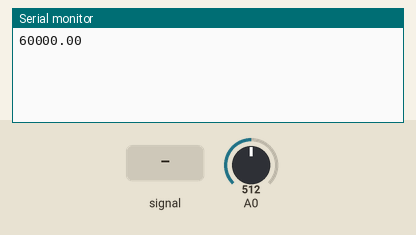
Bench run of a sketch on a simulated Arduino Uno, built with avr-gcc and run on an emulated ATmega328P. Parts: the last lines printed to the serial monitor. The test bench sets the inputs (shaded band); at power-on: A0 = 512.

Above: at 1.2 s.
1.3 s: A0 fed a 200 Hz sine of ±81 counts around its level
At 2.5 s:
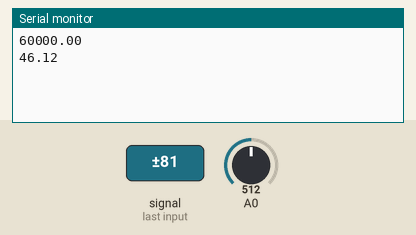
2.8 s: A0 set to 716
At 3.8 s:
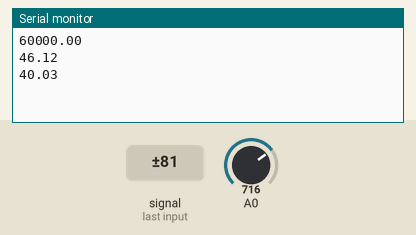
4.3 s: A0 set to 511
At 5.5 s:
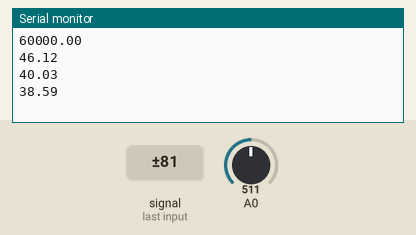
5.8 s: A0 fed a 2 Hz sine of ±306 counts around its level
At 6.3 s:
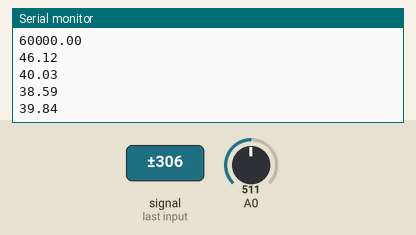
Timing chart, 0 to 8.3 s (numbered marks = the images above; inputs shaded):
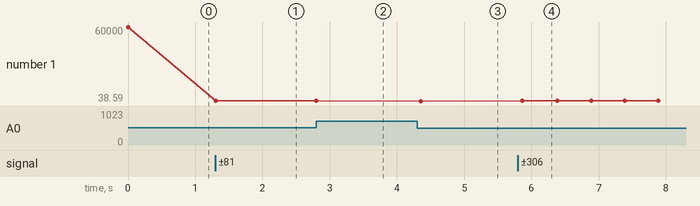

The sketch:

Cardea.ino
```cpp
#define alpha 0.2
#define alpha2 0.01

#define n 250


int data[n];

void setup() {

  pinMode(A0, INPUT_PULLUP);
  Serial.begin(38400);

  for (int i = 0; i < n; i++)
     data[i] = 0;
}

float x, y, raw, sum = 0, avg = 0, max = 0, bpm = 0.0, dRaw = 0;
int idx = 0;
int f = 1, ct = 0;
long ls=0, ps=0,cs=0;

void loop()
{
  dRaw = calcRaw();
  //Serial.println (dRaw);
  if (dRaw > 1.5 && f)
  {
    ps = millis() - ls;
    ls = millis();
    f = 0;
    bpm = (1000.0 / ps) * 60.0;
    Serial.println (bpm);
  }

  else if (dRaw < -1)
  {
    f = 1;
  }
    /*Serial.println(calcRaw());
    Serial.print(" ");
    Serial.println(bpm);
    delay(1);
    Serial.print(zt*6);
    Serial.print(" ");
    Serial.println(bpmavg/11);*/
}

  float calcRaw()
  {
    raw = analogRead(A0);
    x  = alpha * raw + (1 - alpha) * x;
    y  = alpha2 * x + (1 - alpha2) * y;

    sum -= data[idx];
    data[idx] = raw;
    sum += raw;

    idx = (idx + 1) % n;

    avg = sum / n;

    return (avg-y)*(-1);
  }
```

Measured:
- after the input at 1.3 s, the serial monitor: prints a new line at once (image 1)
- after the input at 2.8 s, the serial monitor: prints a new line at once (image 2)
- after the input at 4.3 s, the serial monitor: prints a new line after 0.06 s (image 3)
- after the input at 5.8 s, the serial monitor: prints a new line after 0.06 s (image 4)
- plotted number 1: 60000 → 46.12 after the input at 1.3 s, 46.12 → 40.03 after the input at 2.8 s, 40.03 → 38.59 after the input at 4.3 s, 38.59 → 120.24 after the input at 5.8 s
